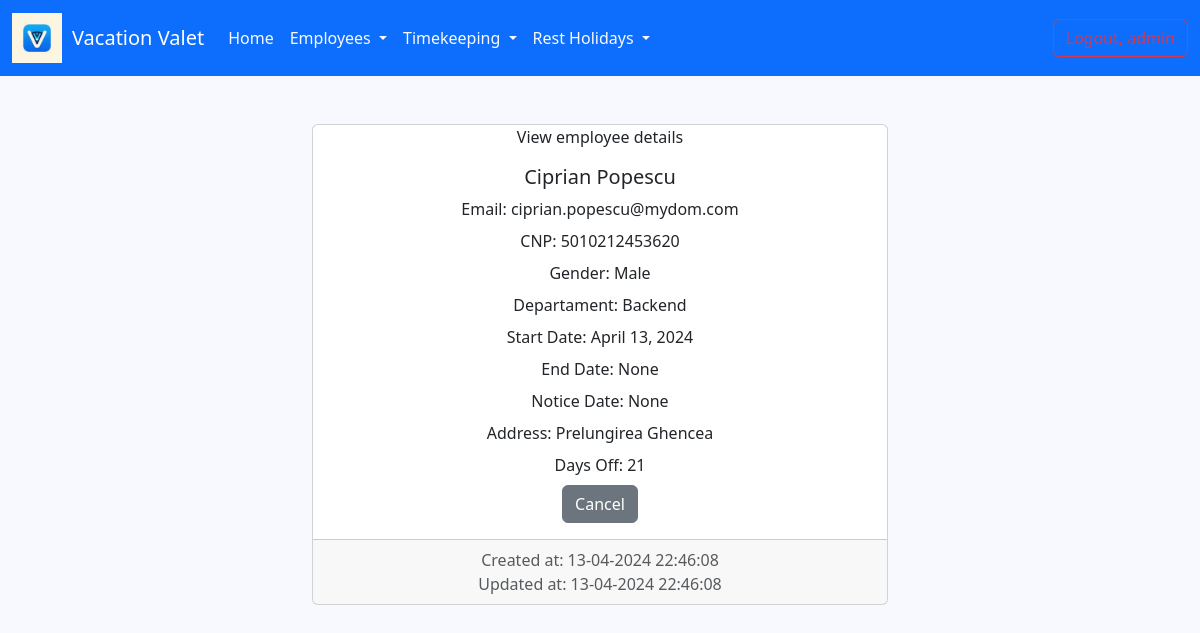
/details_employee/4/ (signed in), run on the app's committed database.
### employee/models.py (models this page shows)
class Employee(AbstractUser):
    GENDER_OPTIONS = (
        ('male', 'Male'),
        ('female', 'Female')
    )
    cnp = models.IntegerField(blank=False, null=True, unique=True)
    gender = models.CharField(max_length=6, choices=GENDER_OPTIONS, null=True)
    birth_date = models.DateField(null=True, blank=False)
    departament = models.ForeignKey(Department, on_delete=models.CASCADE, null=True)
    start_date = models.DateField(null=True)
    end_date = models.DateField(null=True, blank=True)
    notice_date = models.DateField(null=True, blank=True)
    address = models.TextField(blank=True, null=True)
    is_supervisor = models.BooleanField(default=False)
    days_off = models.IntegerField(default=21, null=False)
    created_at = models.DateTimeField(auto_now_add=True)
    updated_at = models.DateTimeField(auto_now=True)
    def __str__(self):
        return f'{self.first_name} {self.last_name}'  # Implicit mostenite din clasa AbstractUser

class Department(models.Model):
    name = models.CharField(max_length=100)
    supervisor = models.ForeignKey('Employee', on_delete=models.CASCADE, null=True, blank=True)
    def __str__(self):
        return self.name

### employee/views.py (the view)
# urls.py: path('details_employee/<int:pk>/', views.EmployeeDetailView.as_view(), name='details-employee'),
class EmployeeDetailView(LoginRequiredMixin, DetailView):
    template_name = 'employee/details_employee.html'
    model = Employee

### templates/employee/details_employee.html (shortened to what this page needs)
{% extends 'base.html' %}
{% block content %}
    <div class="container-fluid">
        <div class="row">
            <div class="col-md-6 offset-md-3 gy-5">
                <div class="card text-center">
                    <div class="class-header">
                        View employee details
                    </div>
                    <div class="card-body">
                        <h5 class="card-title">{{ employee }}</h5>
                        <p class="card-title">Email: {{ employee.email }}</p>
                        <p class="card-title">CNP: {{ employee.cnp }}</p>
                        <p class="card-title">Gender:
                            {% for option in employee.GENDER_OPTIONS %}
                                {% if option.0 == employee.gender %}
                                    {{ option.1 }}
                                {% endif %}
                            {% endfor %}
                        </p>
                        <p class="card-title">Departament: {{ employee.departament }}</p>
                        <p class="card-title">Start Date: {{ employee.start_date }}</p>
                        <p class="card-title">End Date: {{ employee.end_date }}</p>
                        <p class="card-title">Notice Date: {{ employee.notice_date }}</p>
                        <p class="card-title">Address: {{ employee.address }}</p>
                        <p class="card-title">Days Off: {{ employee.days_off }}</p>
                        <a href="{% url 'list-employees' %}" class="btn btn-secondary">Cancel</a>
                    </div>
                    <div class="card-footer text-body-secondary">
                        Created at: {{ employee.created_at|date:"d-m-Y H:i:s" }} <br>
                        Updated at: {{ employee.updated_at|date:"d-m-Y H:i:s" }}
                    </div>
                </div>
            </div>
        </div>
    </div>
{% endblock %}

### data on the page
Employee: first_name+last_name "Ciprian Popescu", email "ciprian.popescu@mydom.com", cnp "5010212453620", gender "Male", departament "Backend", start_date "April 13, 2024", end_date "None", notice_date "None", address "Prelungirea Ghencea", days_off "21", created_at "13-04-2024 22:46:08", updated_at "13-04-2024 22:46:08"
